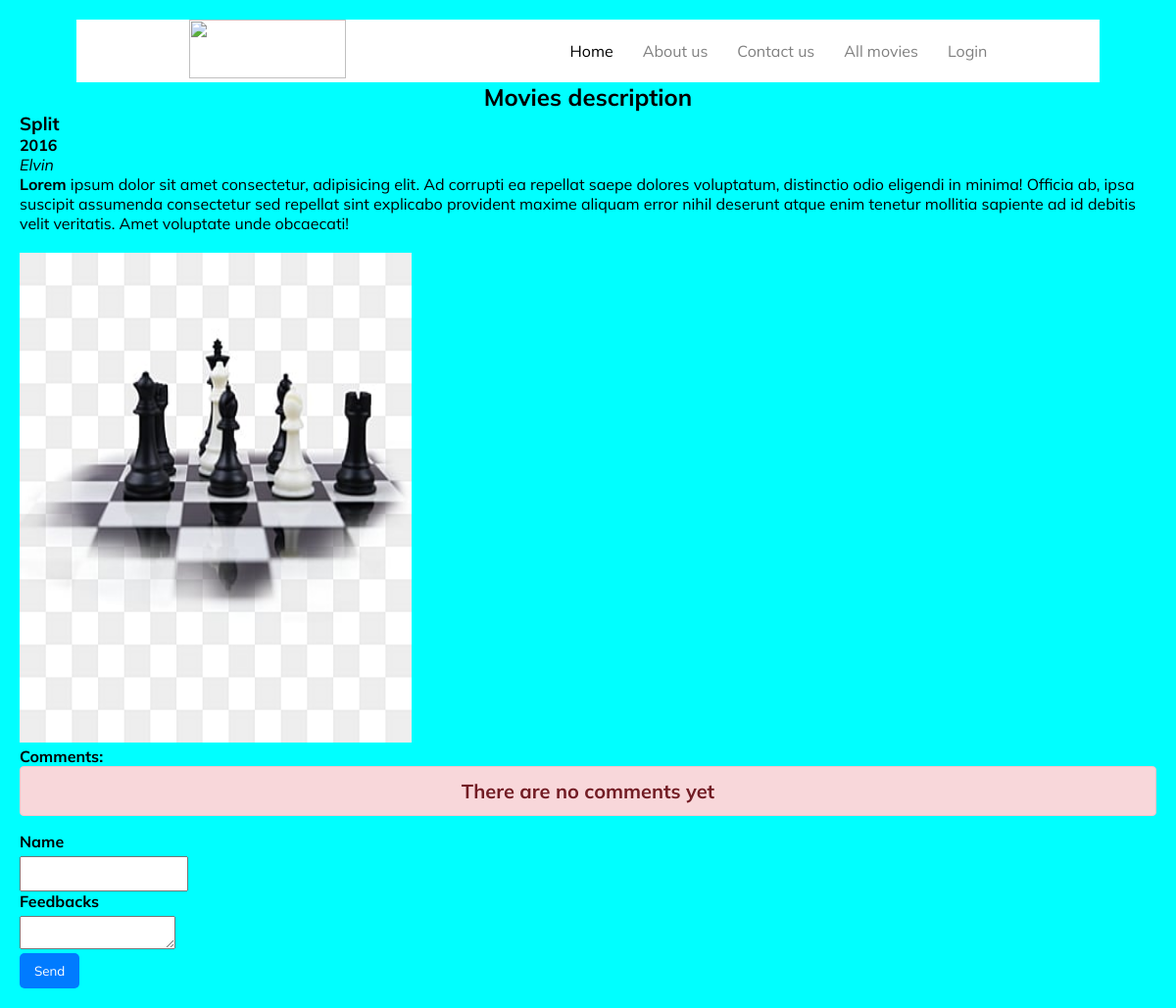
/detail/14, run on the app's committed database.
### movies/models.py (models this page shows, shortened)
class Movies(models.Model):
    year = models.CharField(max_length=4)
    name = models.CharField(max_length=200)
    category = models.CharField(max_length=100)
    recommender = models.ForeignKey("auth.User", on_delete=models.CASCADE)
    detail = RichTextField()
    image = models.FileField(blank=True, null=True, verbose_name="add image")

### movies/views.py (the view)
# urls.py: path('detail/<int:id>', detail_page, name = "detail"),
def detail_page(request, id):
    movie = get_object_or_404(Movies, id = id)
    comments = WriteComment.objects.filter(movie = movie)
    context = {"movie": movie, "comments": comments}
    return render(request, "detail.html", context)

### templates/detail.html (shortened to what this page needs)
{% extends "base.html" %}
{% block body %}
<h2>Movies description</h2>
<div class="movies_details">
    <ul>
        <li>
            <h3>{{ movie.name }}</h3>
            <h4>{{ movie.year }}</h4>
            <i>{{ movie.recommender }}</i><br>
            <p>{{ movie.detail | safe }}</p>
            <br>
        </li>
    </ul>
    {% if movie.image %}
    <img src="{{ movie.image.url }}" alt="">
    {% endif %}
</div>
<div class="comments">
    <h4>Comments:</h4>
    {% if comments %}
        {% for comment in comments %}
            <div class="comment">
                <h5>Author: {{comment.commenter}}</h5>
                <h5>Feedback: {{comment.comment_content}}</h5>
            </div>
            <br>
            <hr>
            <br>
        {% endfor %}
    {% else %}
    <div class="alert__warning">There are no comments yet</div>
    {% endif %}
</div>
<form action="{% url 'comment' movie.id %}" method="post">
    <div class="comments">
    <label for="commenter">Name</label>
    <input type="text" name="commenter" id="commenter">
    </div>
    <div class="comments">
        <label for="commentContent">Feedbacks</label>
        <textarea type="text" name="comment_content" id="commentContent"></textarea>
        </div>
        <button type="submit">Send</button>
</form>
{% endblock body %}

### static/style.css (style rules this page uses)
* { margin: 0; padding: 0; box-sizing: border-box; text-decoration: none; list-style: none; }
body { background-color: aqua; color: black; margin: 20px; }
h2 { text-align: center; }
.movies_details img { width: 400px; height: 500px; }

### static/navbar.css (style rules this page uses)
* { margin: 0; padding: 0; text-decoration: none; list-style: none; box-sizing: border-box; font-family: "Mulish", sans-serif; }

### static/login-register.css (style rules this page uses)
label { display: block; margin-bottom: 5px; font-weight: bold; }
input { padding: 8px; box-sizing: border-box; }
button { padding: 10px 15px; background-color: #007bff; color: #fff; border: none; border-radius: 5px; cursor: pointer; }
.alert__warning { width: 100%; padding: 0.75rem 1.25rem; margin-bottom: 1rem; border: 1px solid transparent; border-radius: 0.25rem; color: #721c24; background-color: #f8d7da; border-color: #f5c6cb; text-align: center; font-size: 20px; font-weight: bold; }

### data on the page
Movies: name "Split", year "2016", recommender "Elvin", detail "Lorem ipsum dolor sit amet consectetur, adipisicing elit. Ad corrupti ea repellat saepe dolores voluptatum, distinctio odio eligendi in minima! Officia ab, ipsa suscipit assumenda consectetur sed repellat sint explicabo provident maxime aliquam error nihil deserunt atque enim tenetur mollitia sapiente ad id debitis velit veritatis. Amet voluptate unde obcaecati!", image (picture)
